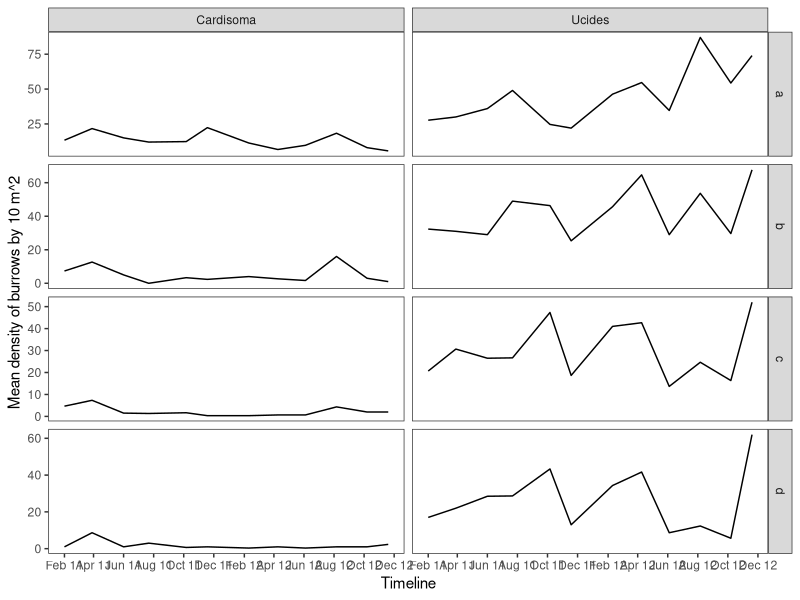

Source code (R): (Note: this script raises an error after producing the figure.)
library(dplyr)
library(ggplot2)
library(scales)
library(readxl)
library(readr)

densidad <- read_csv("densidad.csv")
datos<-densidad[,2:7]

#Agrupación tomando como replica las tres áreas
datos_g<-group_by(datos, date, distance, Species, condition)

#promedio de densidad según condicion
densidad_promedio<-summarise(datos_g, burrows = mean(burrows, na.rm = TRUE))

#Total de agujeros (abiertos y cerrados) por cuadrante
densidad_total<-summarise(densidad_promedio, Total_burrows = sum(burrows, na.rm = TRUE))

#escala de tiempo
db<-seq.Date(min(densidad_total$date), max(densidad_total$date), by = "month")

db<-as.Date(c("2011-02-16", "2011-04-16", "2011-06-16", "2011-08-16", "2011-10-16", "2011-12-16",
       "2012-02-16", "2012-04-16", "2012-06-16", "2012-08-16", "2012-10-16","2012-12-16"))

#Densidad de agujeros totales
plot1<-ggplot(densidad_total, aes(x = date, y = Total_burrows))+
  geom_line()+
  scale_x_date(breaks=db, labels=date_format("%b %y"))+
  facet_grid(distance~Species, scales="free_y")+
  theme_bw()+
  xlab ("Timeline")+
  ylab (paste("Mean density of burrows by 10", expression(m^2)))+
  theme(
    panel.grid.major = element_blank(),
    panel.grid.minor = element_blank())

plot1

### Gráfico global
#Agrupación tomando como replica las tres áreas
datos_g2<-group_by(datos, date, Species)

#promedio de densidad según condicion
densidad_promedio2<-summarise(datos_g2, burrows = mean(burrows, na.rm = TRUE), vari = sd(burrows, na.rm = TRUE))

plot1.1<-ggplot(densidad_promedio2, aes(x = date, y = burrows))+
  geom_line()+
  geom_point()+
  geom_errorbar(aes(ymin = burrows - b.sd, ymax = burrows + b.sd))+
  scale_x_date(breaks=db, labels=date_format("%b %y"))+
  facet_grid(.~Species, scales="free_y")+
  theme_bw()+
  xlab ("Timeline")+
  ylab (paste("Mean density of burrows by 10", expression(m^2)))+
  theme(
    panel.grid.major = element_blank(),
    panel.grid.minor = element_blank())+
  geom_smooth(method = "lm")

plot1.1


plot1.2<-ggplot(densidad_promedio2, aes(x = date, y = burrows))+
  geom_line()+
  geom_point()+
  geom_errorbar(aes(ymin = burrows - b.sd, ymax = burrows + b.sd))+
  scale_x_date(breaks=db, labels=date_format("%b %y"))+
  facet_grid(.~Species, scales="free_y")+
  theme_bw()+
  xlab ("Timeline")+
  ylab (paste("Mean density of burrows by 10", expression(m^2)))+
  theme(
    panel.grid.major = element_blank(),
    panel.grid.minor = element_blank())
plot1.2
#

plot1.3<-ggplot(densidad_total, aes(x = date, y = Total_burrows))+
  geom_point()+
  scale_x_date(breaks=db, labels=date_format("%b %y"))+
  facet_grid(.~Species)+
  theme_bw()+
  xlab ("Timeline")+
  ylab (paste("Density of burrows by 10", expression(m^2)))+
  theme(
    panel.grid.major = element_blank(),
    panel.grid.minor = element_blank())+
  geom_smooth(method = "lm")

plot1.3


##
#Agrupación tomando como replica las tres áreas
datos_g2<-group_by(datos, date, Species, condition)

#promedio de densidad según condicion
densidad_promedio2<-summarise(datos_g2, burrows = mean(burrows, na.rm = TRUE))

plot2<-ggplot(densidad_promedio2, aes(x = date, y = burrows, colour = condition))+
  geom_line()+
  scale_x_date(breaks=db, labels=date_format("%b %y"))+
  facet_grid(.~Species, scales="free_y")+
  theme_bw()+
  xlab ("Timeline")+
  ylab (paste("Mean density of burrows by 10", expression(m^2)))+
  theme(
    panel.grid.major = element_blank(),
    panel.grid.minor = element_blank())+
  geom_smooth(method = "lm")

plot2



